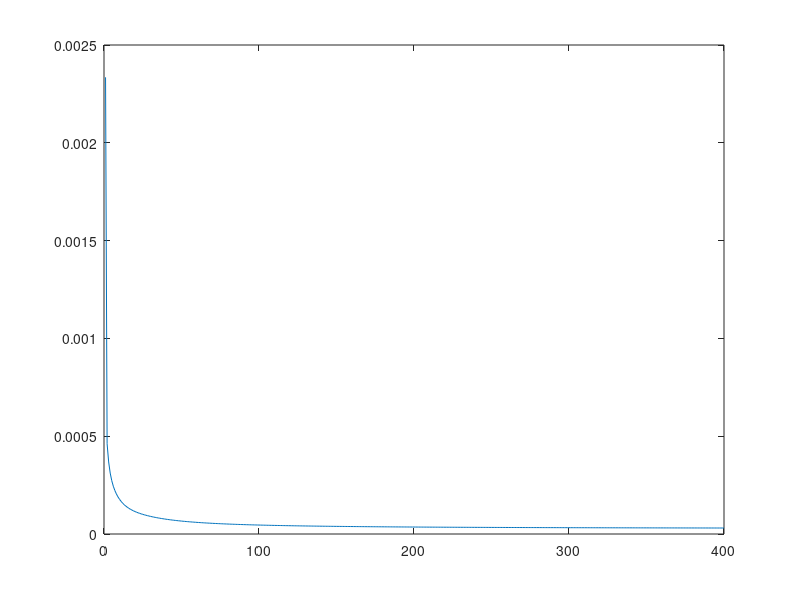

Write the MATLAB code that produced this figure. (Note: this script raises an error after producing the figure.)
clc; 
clear; 
close all;

%% output random
rng(0,'twister'); %Mulai seed dan fungsi randomizer
u = (1-(-1)).*rand(3010,1)-1; %nilai random

y=0;
for i = 2:length(u)
    if i == 1 then
        y(i)=0;
    end
y(i)=(1/(1+y(i-1)^2)) + 0.25*u(i) - 0.300*u(i-1);
end

%% output sinusoid
u_sinusoid = sind(0:(length(u)-1)); %nilai random sinusoid

y_sinusoid = 0;
for i = 2:length(u_sinusoid)
    if i == 1 then
        y_sinusoid(i)=0;
    end
y_sinusoid(i)=(1/(1+y_sinusoid(i-1)^2))+ 0.250*u_sinusoid(i)- 0.300*u_sinusoid(i-1);
end

%% ANN Input Acak

input = [y(2:1505)' y(1:1504)' u(3:1506) u(2:1505) u(1:1504)]; 
target = y(3:1506)';
[input_row,input_col] = size(input);
[target_row,target_col] = size(target);
n_train = input_row;

%% Normalisasi
input = normalize(input);
%% Hyperparameter & Declare Variable

%Hyperparameter
x_size = input_col; %Input layer 
z_size = 7;  %Hidden layer
y_size = target_col; %Output layer

alpha = 0.1;
epoch = 400;
miu   = 0.3;

%Variable
stop = 0;
error_target = 0.00001;
data_count = input_row;
epoch_count = 1;

delta_zy_old = 0;
delta_zy_bias_old = 0;
delta_xz_old = 0;
delta_xz_bias_old = 0;

%% Nguyen Widrow Initialization
%Random Init
rng(50) %Seed 
epsilon_init = 0.5; %Range random number

beta = 0.7 * z_size^(1/x_size);
weight_xz = rand(x_size, z_size) - epsilon_init;
weight_zy = rand(z_size, y_size) - epsilon_init;

for i = 1:z_size
    norma(i) = sqrt(sum(weight_xz(:,i).^2));
    weight_xz(:,i) = beta*((weight_xz(:,i))/norma(i));
end

bias_xz = (rand(1, z_size) - epsilon_init) * beta;
bias_zy = rand(1, y_size) - epsilon_init;

%% Backpropagation
while stop == 0 && epoch_count <= epoch
    for n = 1:data_count  
        %Forward Pass
        %Input -> Hidden
        xi = input(n,:);
        ti = target(n,:);
        
        z_in = bias_xz + xi*weight_xz;
        
        for m=1:z_size
            z(1,m) = 1/(1+exp(-z_in(1,m)));
        end
        
        %Hidden -> Output
        y_in = bias_zy + z*weight_zy;
        
        for l=1:y_size
           yk(n,l) = y_in(1,l);
        end
        
        %Sigmoid
        %for l=1:y_size
        %   yk(n,l) = 1/(1+exp(-y_in(1,l)));
        %end
     
        %Backward Pass
        
        %Momentum calculation
        momentum_zy = miu*delta_zy_old;
        momentum_xz = miu*delta_xz_old;
        
        %Output->Hidden
        %Sigmoid
        %do_k = (yk(n,1) - ti).*(1+yk(n,1)).*(1-yk(n,1)).*0.5;
        
        %Linear
        do_k = (yk(n,1) - ti);

             
        delta_zy = alpha.*z'.*do_k + momentum_zy;
        delta_zy_old = delta_zy;
        delta_zy_bias = alpha.*do_k + miu*delta_zy_bias_old;
        delta_zy_bias_old = delta_zy_bias;
        
        %Hidden->Input
        sigma_j = do_k * weight_zy';
        do_j = sigma_j.* z.*(1-z).*0.5;
        
        delta_xz = alpha.* xi' .* do_j + momentum_xz;
        delta_xz_old = delta_xz;
        delta_xz_bias = alpha .* do_j + miu*delta_xz_bias_old;
        delta_xz_bias_old = delta_xz_bias;
        
        %Weight Update
        weight_zy = weight_zy - delta_zy;
        weight_xz = weight_xz - delta_xz;
        bias_zy = bias_zy - delta_zy_bias;
        bias_xz = bias_xz - delta_xz_bias;
        
        %Cost function    
        error(n,1) = 0.5*sum((yk(n,1)-ti).^2);
        
        %Momentum update
        delta_zy_old = delta_zy;
        delta_xz_old = delta_xz;
    end 
    error_per_epoch(1,epoch_count) = sum(error)/input_row;
    
    if error_per_epoch(1,epoch_count) < error_target
            stop = 1;
    end
    
    epoch_count = epoch_count+1;
    
end
avgerrortrain = sum(error)/n_train;
plot(error_per_epoch);

save('ID_Acak_Training.mat',"weight_zy","weight_xz","bias_zy","bias_xz");
INV_Acak_Testing;